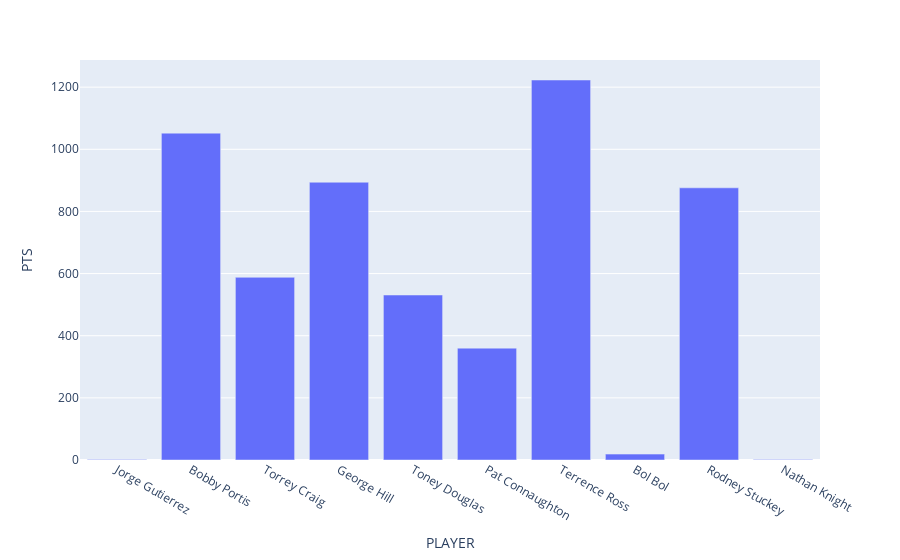

The notebook cell this image was saved under:
### Code cell
fig = px.bar(sple,'PLAYER','PTS')
fig.show()

### Figure 1 — Plotly figure (JSON) as saved in the notebook; plotly's stock layout.template omitted (floating-point values rounded to 4 significant figures)
{"data": [{"alignmentgroup": "True", "hovertemplate": "PLAYER=%{x}<br>PTS=%{y}<extra></extra>", "legendgroup": "", "marker": {"color": "#636efa", "pattern": {"shape": ""}}, "name": "", "offsetgroup": "", "orientation": "v", "showlegend": false, "textposition": "auto", "type": "bar", "x": ["Jorge Gutierrez", "Bobby Portis", "Torrey Craig", "George Hill", "Toney Douglas", "Pat Connaughton", "Terrence Ross", "Bol Bol", "Rodney Stuckey", "Nathan Knight"], "xaxis": "x", "y": [2, 1052, 588, 894, 531, 360, 1223, 19, 876, 2], "yaxis": "y"}], "layout": {"autosize": true, "barmode": "relative", "legend": {"tracegroupgap": 0}, "margin": {"t": 60}, "xaxis": {"anchor": "y", "autorange": true, "domain": [0, 1], "range": [-0.5, 9.5], "title": {"text": "PLAYER"}, "type": "category"}, "yaxis": {"anchor": "x", "autorange": true, "domain": [0, 1], "range": [0, 1287.0], "title": {"text": "PTS"}, "type": "linear"}}}
